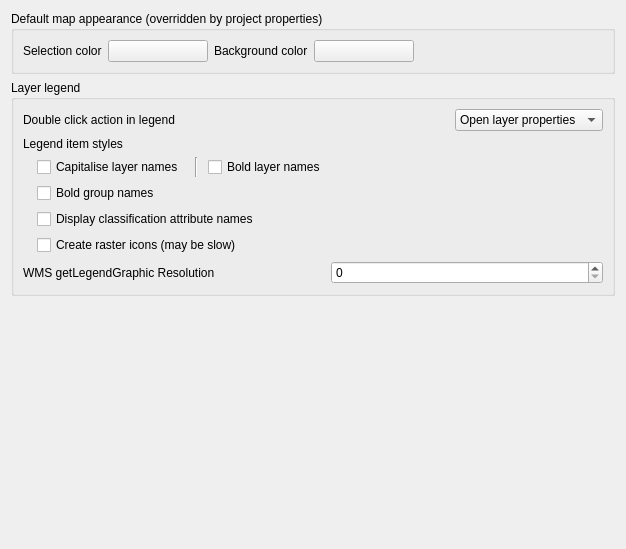
             <widget class="QWidget" name="mOptionsScrollAreaContents_06">
              <property name="geometry">
               <rect>
                <x>0</x>
                <y>0</y>
                <width>626</width>
                <height>549</height>
               </rect>
              </property>
              <layout class="QVBoxLayout" name="verticalLayout_25">
               <item>
                <widget class="QgsCollapsibleGroupBox" name="groupBox_9">
                 <property name="title">
                  <string>Default map appearance (overridden by project properties)</string>
                 </property>
                 <layout class="QGridLayout" name="gridLayout_7">
                  <item row="0" column="4">
                   <widget class="QgsColorButton" name="pbnCanvasColor">
                    <property name="sizePolicy">
                     <sizepolicy hsizetype="Fixed" vsizetype="Fixed">
                      <horstretch>0</horstretch>
                      <verstretch>0</verstretch>
                     </sizepolicy>
                    </property>
                    <property name="minimumSize">
                     <size>
                      <width>100</width>
                      <height>0</height>
                     </size>
                    </property>
                    <property name="maximumSize">
                     <size>
                      <width>100</width>
                      <height>16777215</height>
                     </size>
                    </property>
                    <property name="text">
                     <string/>
                    </property>
                   </widget>
                  </item>
                  <item row="0" column="6">
                   <spacer name="horizontalSpacer_28">
                    <property name="orientation">
                     <enum>Qt::Horizontal</enum>
                    </property>
                    <property name="sizeHint" stdset="0">
                     <size>
                      <width>40</width>
                      <height>20</height>
                     </size>
                    </property>
                   </spacer>
                  </item>
                  <item row="0" column="3">
                   <widget class="QLabel" name="label">
                    <property name="sizePolicy">
                     <sizepolicy hsizetype="Maximum" vsizetype="Preferred">
                      <horstretch>0</horstretch>
                      <verstretch>0</verstretch>
                     </sizepolicy>
                    </property>
                    <property name="text">
                     <string>Background color</string>
                    </property>
                   </widget>
                  </item>
                  <item row="0" column="0">
                   <widget class="QLabel" name="textLabel1_9">
                    <property name="sizePolicy">
                     <sizepolicy hsizetype="Maximum" vsizetype="Preferred">
                      <horstretch>0</horstretch>
                      <verstretch>0</verstretch>
                     </sizepolicy>
                    </property>
                    <property name="text">
                     <string>Selection color</string>
                    </property>
                   </widget>
                  </item>
                  <item row="0" column="1">
                   <widget class="QgsColorButton" name="pbnSelectionColor">
                    <property name="sizePolicy">
                     <sizepolicy hsizetype="Fixed" vsizetype="Fixed">
                      <horstretch>0</horstretch>
                      <verstretch>0</verstretch>
                     </sizepolicy>
                    </property>
                    <property name="minimumSize">
                     <size>
                      <width>100</width>
                      <height>0</height>
                     </size>
                    </property>
                    <property name="maximumSize">
                     <size>
                      <width>100</width>
                      <height>16777215</height>
                     </size>
                    </property>
                    <property name="text">
                     <string/>
                    </property>
                   </widget>
                  </item>
                 </layout>
                </widget>
               </item>
               <item>
                <widget class="QgsCollapsibleGroupBox" name="mLegendGrpBx">
                 <property name="minimumSize">
                  <size>
                   <width>0</width>
                   <height>0</height>
                  </size>
                 </property>
                 <property name="title">
                  <string>Layer legend</string>
                 </property>
                 <layout class="QVBoxLayout" name="verticalLayout_21">
                  <item>
                   <layout class="QHBoxLayout" name="horizontalLayout_8">
                    <item>
                     <widget class="QLabel" name="label_15">
                      <property name="text">
                       <string>Double click action in legend</string>
                      </property>
                     </widget>
                    </item>
                    <item>
                     <spacer name="horizontalSpacer_6">
                      <property name="orientation">
                       <enum>Qt::Horizontal</enum>
                      </property>
                      <property name="sizeHint" stdset="0">
                       <size>
                        <width>40</width>
                        <height>20</height>
                       </size>
                      </property>
                     </spacer>
                    </item>
                    <item>
                     <widget class="QComboBox" name="cmbLegendDoubleClickAction">
                      <item>
                       <property name="text">
                        <string>Open layer properties</string>
                       </property>
                      </item>
                      <item>
                       <property name="text">
                        <string>Open attribute table</string>
                       </property>
                      </item>
                     </widget>
                    </item>
                   </layout>
                  </item>
                  <item>
                   <layout class="QGridLayout" name="gridLayout_3">
                    <item row="1" column="2">
                     <widget class="Line" name="line_4">
                      <property name="minimumSize">
                       <size>
                        <width>12</width>
                        <height>0</height>
                       </size>
                      </property>
                      <property name="orientation">
                       <enum>Qt::Vertical</enum>
                      </property>
                     </widget>
                    </item>
                    <item row="1" column="0">
                     <spacer name="horizontalSpacer_34">
                      <property name="orientation">
                       <enum>Qt::Horizontal</enum>
                      </property>
                      <property name="sizeType">
                       <enum>QSizePolicy::Fixed</enum>
                      </property>
                      <property name="sizeHint" stdset="0">
                       <size>
                        <width>8</width>
                        <height>1</height>
                       </size>
                      </property>
                     </spacer>
                    </item>
                    <item row="1" column="1">
                     <widget class="QCheckBox" name="capitaliseCheckBox">
                      <property name="sizePolicy">
                       <sizepolicy hsizetype="Maximum" vsizetype="Fixed">
                        <horstretch>0</horstretch>
                        <verstretch>0</verstretch>
                       </sizepolicy>
                      </property>
                      <property name="text">
                       <string>Capitalise layer names</string>
                      </property>
                     </widget>
                    </item>
                    <item row="1" column="3">
                     <widget class="QCheckBox" name="mLegendLayersBoldChkBx">
                      <property name="sizePolicy">
                       <sizepolicy hsizetype="Minimum" vsizetype="Fixed">
                        <horstretch>0</horstretch>
                        <verstretch>0</verstretch>
                       </sizepolicy>
                      </property>
                      <property name="text">
                       <string>Bold layer names</string>
                      </property>
                     </widget>
                    </item>
                    <item row="3" column="1" colspan="3">
                     <widget class="QCheckBox" name="cbxLegendClassifiers">
                      <property name="text">
                       <string>Display classification attribute names</string>
                      </property>
                     </widget>
                    </item>
                    <item row="2" column="1" colspan="3">
                     <widget class="QCheckBox" name="mLegendGroupsBoldChkBx">
                      <property name="text">
                       <string>Bold group names</string>
                      </property>
                     </widget>
                    </item>
                    <item row="4" column="1" colspan="3">
                     <widget class="QCheckBox" name="cbxCreateRasterLegendIcons">
                      <property name="text">
                       <string>Create raster icons (may be slow)</string>
                      </property>
                     </widget>
                    </item>
                    <item row="0" column="0" colspan="4">
                     <widget class="QLabel" name="label_53">
                      <property name="sizePolicy">
                       <sizepolicy hsizetype="Minimum" vsizetype="Preferred">
                        <horstretch>0</horstretch>
                        <verstretch>0</verstretch>
                       </sizepolicy>
                      </property>
                      <property name="text">
                       <string>Legend item styles</string>
                      </property>
                     </widget>
                    </item>
                   </layout>
                  </item>
                  <item>
                   <layout class="QHBoxLayout" name="horizontalLayout_34">
                    <item>
                     <widget class="QLabel" name="label_58">
                      <property name="text">
                       <string>WMS getLegendGraphic Resolution</string>
                      </property>
                     </widget>
                    </item>
                    <item>
                     <spacer name="horizontalSpacer_39">
                      <property name="orientation">
                       <enum>Qt::Horizontal</enum>
                      </property>
                      <property name="sizeType">
                       <enum>QSizePolicy::Preferred</enum>
                      </property>
                      <property name="sizeHint" stdset="0">
                       <size>
                        <width>30</width>
                        <height>20</height>
                       </size>
                      </property>
                     </spacer>
                    </item>
                    <item>
                     <widget class="QSpinBox" name="mLegendGraphicResolutionSpinBox">
                      <property name="toolTip">
                       <string extracomment="MAP_RESOLUTION or DPI value overloading getMap default value (set 0 to use default)"/>
                      </property>
                      <property name="whatsThis">
                       <string extracomment="MAP_RESOLUTION or DPI value overloading getMap default value (set 0 to use default)"/>
                      </property>
                      <property name="minimum">
                       <number>0</number>
                      </property>
                      <property name="maximum">
                       <number>1000000</number>
                      </property>
                     </widget>
                    </item>
                   </layout>
                  </item>
                 </layout>
                </widget>
               </item>
               <item>
                <spacer>
                 <property name="orientation">
                  <enum>Qt::Vertical</enum>
                 </property>
                 <property name="sizeHint" stdset="0">
                  <size>
                   <width>20</width>
                   <height>40</height>
                  </size>
                 </property>
                </spacer>
               </item>
              </layout>
             </widget>
